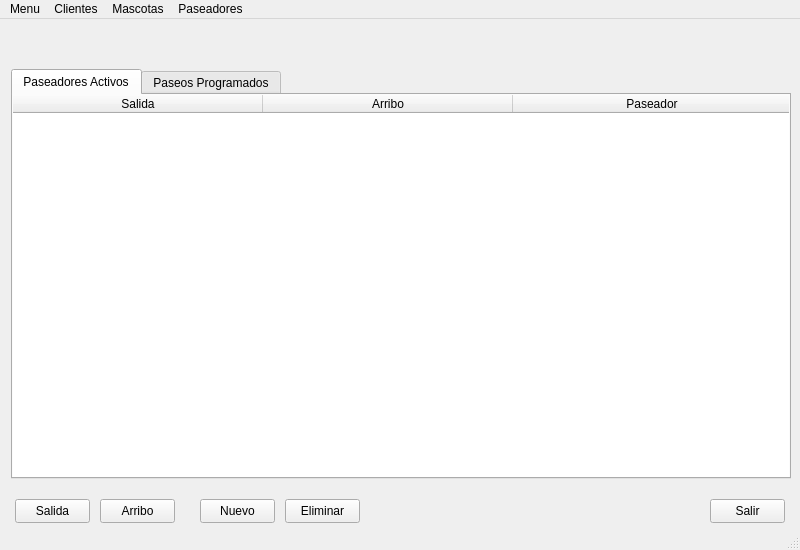
<?xml version="1.0" encoding="UTF-8"?>
<ui version="4.0">
 <class>MainWindow</class>
 <widget class="QMainWindow" name="MainWindow">
  <property name="geometry">
   <rect>
    <x>0</x>
    <y>0</y>
    <width>800</width>
    <height>550</height>
   </rect>
  </property>
  <property name="windowTitle">
   <string>Paseadores</string>
  </property>
  <widget class="QWidget" name="centralwidget">
   <widget class="QPushButton" name="pb_Arribo">
    <property name="geometry">
     <rect>
      <x>100</x>
      <y>480</y>
      <width>75</width>
      <height>24</height>
     </rect>
    </property>
    <property name="text">
     <string>Arribo</string>
    </property>
   </widget>
   <widget class="QPushButton" name="pb_Eliminar">
    <property name="geometry">
     <rect>
      <x>285</x>
      <y>480</y>
      <width>75</width>
      <height>24</height>
     </rect>
    </property>
    <property name="text">
     <string>Eliminar</string>
    </property>
    <property name="autoDefault">
     <bool>false</bool>
    </property>
    <property name="flat">
     <bool>false</bool>
    </property>
   </widget>
   <widget class="QPushButton" name="pb_Salida">
    <property name="geometry">
     <rect>
      <x>15</x>
      <y>480</y>
      <width>75</width>
      <height>24</height>
     </rect>
    </property>
    <property name="text">
     <string>Salida</string>
    </property>
   </widget>
   <widget class="QPushButton" name="pb_Salir">
    <property name="geometry">
     <rect>
      <x>710</x>
      <y>480</y>
      <width>75</width>
      <height>24</height>
     </rect>
    </property>
    <property name="text">
     <string>Salir</string>
    </property>
   </widget>
   <widget class="QTabWidget" name="tabWidget">
    <property name="geometry">
     <rect>
      <x>11</x>
      <y>50</y>
      <width>780</width>
      <height>410</height>
     </rect>
    </property>
    <property name="tabPosition">
     <enum>QTabWidget::North</enum>
    </property>
    <property name="tabShape">
     <enum>QTabWidget::Rounded</enum>
    </property>
    <property name="currentIndex">
     <number>0</number>
    </property>
    <widget class="QWidget" name="tabPaseosActivos">
     <attribute name="title">
      <string>Paseadores Activos</string>
     </attribute>
     <widget class="QTableWidget" name="tableWidget">
      <property name="geometry">
       <rect>
        <x>-1</x>
        <y>-1</y>
        <width>780</width>
        <height>410</height>
       </rect>
      </property>
      <property name="editTriggers">
       <set>QAbstractItemView::NoEditTriggers</set>
      </property>
      <property name="selectionMode">
       <enum>QAbstractItemView::SingleSelection</enum>
      </property>
      <property name="selectionBehavior">
       <enum>QAbstractItemView::SelectRows</enum>
      </property>
      <property name="sortingEnabled">
       <bool>true</bool>
      </property>
      <attribute name="horizontalHeaderCascadingSectionResizes">
       <bool>false</bool>
      </attribute>
      <attribute name="horizontalHeaderDefaultSectionSize">
       <number>250</number>
      </attribute>
      <attribute name="horizontalHeaderMinimumSectionSize">
       <number>200</number>
      </attribute>
      <attribute name="horizontalHeaderShowSortIndicator" stdset="0">
       <bool>true</bool>
      </attribute>
      <attribute name="horizontalHeaderStretchLastSection">
       <bool>true</bool>
      </attribute>
      <attribute name="verticalHeaderVisible">
       <bool>false</bool>
      </attribute>
      <column>
       <property name="text">
        <string>Salida</string>
       </property>
       <property name="textAlignment">
        <set>AlignHCenter|AlignVCenter|AlignCenter</set>
       </property>
      </column>
      <column>
       <property name="text">
        <string>Arribo</string>
       </property>
       <property name="textAlignment">
        <set>AlignHCenter|AlignVCenter|AlignCenter</set>
       </property>
      </column>
      <column>
       <property name="text">
        <string>Paseador</string>
       </property>
       <property name="textAlignment">
        <set>AlignHCenter|AlignVCenter|AlignCenter</set>
       </property>
      </column>
     </widget>
    </widget>
    <widget class="QWidget" name="tabPaseosProgramados">
     <attribute name="title">
      <string>Paseos Programados</string>
     </attribute>
     <widget class="QTableWidget" name="tableWidget_2">
      <property name="geometry">
       <rect>
        <x>-1</x>
        <y>-1</y>
        <width>780</width>
        <height>410</height>
       </rect>
      </property>
      <property name="editTriggers">
       <set>QAbstractItemView::NoEditTriggers</set>
      </property>
      <property name="selectionMode">
       <enum>QAbstractItemView::SingleSelection</enum>
      </property>
      <property name="selectionBehavior">
       <enum>QAbstractItemView::SelectRows</enum>
      </property>
      <property name="sortingEnabled">
       <bool>true</bool>
      </property>
      <attribute name="horizontalHeaderCascadingSectionResizes">
       <bool>false</bool>
      </attribute>
      <attribute name="horizontalHeaderDefaultSectionSize">
       <number>200</number>
      </attribute>
      <attribute name="horizontalHeaderMinimumSectionSize">
       <number>150</number>
      </attribute>
      <attribute name="horizontalHeaderShowSortIndicator" stdset="0">
       <bool>true</bool>
      </attribute>
      <attribute name="horizontalHeaderStretchLastSection">
       <bool>true</bool>
      </attribute>
      <attribute name="verticalHeaderVisible">
       <bool>false</bool>
      </attribute>
      <column>
       <property name="text">
        <string>Fecha</string>
       </property>
       <property name="textAlignment">
        <set>AlignHCenter|AlignVCenter|AlignCenter</set>
       </property>
      </column>
      <column>
       <property name="text">
        <string>Salida</string>
       </property>
       <property name="textAlignment">
        <set>AlignHCenter|AlignVCenter|AlignCenter</set>
       </property>
      </column>
      <column>
       <property name="text">
        <string>Arribo</string>
       </property>
       <property name="textAlignment">
        <set>AlignHCenter|AlignVCenter|AlignCenter</set>
       </property>
      </column>
      <column>
       <property name="text">
        <string>Paseador</string>
       </property>
       <property name="textAlignment">
        <set>AlignHCenter|AlignVCenter|AlignCenter</set>
       </property>
      </column>
     </widget>
    </widget>
   </widget>
   <widget class="QPushButton" name="pb_Nuevo">
    <property name="geometry">
     <rect>
      <x>200</x>
      <y>480</y>
      <width>75</width>
      <height>24</height>
     </rect>
    </property>
    <property name="text">
     <string>Nuevo</string>
    </property>
   </widget>
  </widget>
  <widget class="QMenuBar" name="menubar">
   <property name="geometry">
    <rect>
     <x>0</x>
     <y>0</y>
     <width>800</width>
     <height>21</height>
    </rect>
   </property>
   <widget class="QMenu" name="menuMenu">
    <property name="title">
     <string>Menu</string>
    </property>
    <addaction name="actionSalir"/>
   </widget>
   <widget class="QMenu" name="menuClientes">
    <property name="title">
     <string>Clientes</string>
    </property>
    <addaction name="actionAltaCliente"/>
    <addaction name="actionModificarCliente"/>
    <addaction name="separator"/>
    <addaction name="actionListadoCliente"/>
   </widget>
   <widget class="QMenu" name="menuMascotas">
    <property name="title">
     <string>Mascotas</string>
    </property>
    <addaction name="actionAltaMascota"/>
    <addaction name="actionModificarMascota"/>
    <addaction name="separator"/>
    <addaction name="actionListadoMascota"/>
   </widget>
   <widget class="QMenu" name="menuPaseadores">
    <property name="title">
     <string>Paseadores</string>
    </property>
    <addaction name="actionAltaPaseador"/>
    <addaction name="actionModificarPaseador"/>
    <addaction name="separator"/>
    <addaction name="actionListadoPaseador"/>
   </widget>
   <addaction name="menuMenu"/>
   <addaction name="menuClientes"/>
   <addaction name="menuMascotas"/>
   <addaction name="menuPaseadores"/>
  </widget>
  <widget class="QStatusBar" name="statusbar"/>
  <action name="actionAltaCliente">
   <property name="text">
    <string>Alta</string>
   </property>
   <property name="shortcut">
    <string>F1</string>
   </property>
  </action>
  <action name="actionModificarCliente">
   <property name="text">
    <string>Modificacion</string>
   </property>
   <property name="shortcut">
    <string>F4</string>
   </property>
  </action>
  <action name="actionListadoCliente">
   <property name="text">
    <string>Listado</string>
   </property>
   <property name="shortcut">
    <string>F7</string>
   </property>
  </action>
  <action name="actionAltaMascota">
   <property name="text">
    <string>Alta</string>
   </property>
   <property name="shortcut">
    <string>F2</string>
   </property>
  </action>
  <action name="actionModificarMascota">
   <property name="text">
    <string>Modificacion</string>
   </property>
   <property name="shortcut">
    <string>F5</string>
   </property>
  </action>
  <action name="actionListadoMascota">
   <property name="text">
    <string>Listado</string>
   </property>
   <property name="shortcut">
    <string>F8</string>
   </property>
  </action>
  <action name="actionAltaPaseador">
   <property name="text">
    <string>Alta</string>
   </property>
   <property name="shortcut">
    <string>F3</string>
   </property>
  </action>
  <action name="actionModificarPaseador">
   <property name="text">
    <string>Modificacion</string>
   </property>
   <property name="shortcut">
    <string>F6</string>
   </property>
  </action>
  <action name="actionListadoPaseador">
   <property name="text">
    <string>Listado</string>
   </property>
   <property name="shortcut">
    <string>F9</string>
   </property>
  </action>
  <action name="actionSalir">
   <property name="text">
    <string>Salir</string>
   </property>
  </action>
 </widget>
 <resources/>
 <connections>
  <connection>
   <sender>pb_Salir</sender>
   <signal>clicked()</signal>
   <receiver>MainWindow</receiver>
   <slot>close()</slot>
   <hints>
    <hint type="sourcelabel">
     <x>747</x>
     <y>512</y>
    </hint>
    <hint type="destinationlabel">
     <x>399</x>
     <y>274</y>
    </hint>
   </hints>
  </connection>
 </connections>
</ui>
